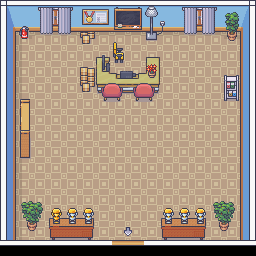

This is a level from a 2D game, rendered from its Tiled map with the project's own tilesets. A one-line summary and the map file follow, with tile-layer data summarised:
An orthogonal 16x16 tile map with 16x16 px tiles, 8 tile layers (Pavimento, Shadow, Freccia, Muri, ...), 10 tilesets and 21 objects.

<map version="1.10" tiledversion="1.10.2" orientation="orthogonal" renderorder="right-down" width="16" height="16" tilewidth="16" tileheight="16" infinite="0" nextlayerid="14" nextobjectid="22">
 <tileset firstgid="1" source="../Room_Builder_16x16.tsx" />
 <tileset firstgid="8285" source="../Interiors_16x16.tsx" />
 <tileset firstgid="25309" source="../arrow_up.tsx" />
 <tileset firstgid="25319" source="../tilesets/12_Kitchen_16x16.tsx" />
 <tileset firstgid="26103" source="../tilesets/19_Hospital_16x16.tsx" />
 <tileset firstgid="27863" source="../tilesets/1_Generic_16x16.tsx" />
 <tileset firstgid="29111" source="../tilesets/5_Classroom_and_library_16x16.tsx" />
 <tileset firstgid="29655" source="../tilesets/16_Grocery_store_16x16.tsx" />
 <tileset firstgid="30903" source="../tilesets/6_Music_and_sport_16x16.tsx" />
 <tileset firstgid="31671" source="../tilesets/14_Basement_16x16.tsx" />
 <group id="9" name="Pavimento">
  <layer id="2" name="Pavimento" width="16" height="16" locked="1">
   <data>[256 cells, 182 non-empty, 1 distinct tile ids]</data>
  </layer>
  <layer id="3" name="Shadow" width="16" height="16">
   <data>[256 cells, 26 non-empty, 4 distinct tile ids]</data>
  </layer>
  <layer id="11" name="Freccia" width="16" height="16" offsetx="8" offsety="-1.66667">
   <data>[256 cells, 1 non-empty, 1 distinct tile ids]</data>
  </layer>
 </group>
 <layer id="4" name="Muri" width="16" height="16" locked="1">
  <data>[256 cells, 74 non-empty, 10 distinct tile ids]</data>
 </layer>
 <layer id="7" name="MuriBord" width="16" height="16" locked="1">
  <data>[256 cells, 0 non-empty, 0 distinct tile ids]</data>
 </layer>
 <group id="13" name="fix">
  <layer id="12" name="dietro" width="16" height="16">
   <data>[256 cells, 11 non-empty, 11 distinct tile ids]</data>
  </layer>
 </group>
 <layer id="6" name="Cose" width="16" height="16">
  <data>[256 cells, 69 non-empty, 47 distinct tile ids]</data>
 </layer>
 <layer id="10" name="Sopra tavolo" width="16" height="16">
  <data>[256 cells, 18 non-empty, 10 distinct tile ids]</data>
 </layer>
 <objectgroup id="8" name="Collisioni">
  <object id="1" x="2.81412" y="2.81412" width="11.6083" height="242.015" />
  <object id="2" x="7.73884" y="17.94" width="236.738" height="12.6636" />
  <object id="3" x="240.608" y="5.27648" width="13.0153" height="239.552" />
  <object id="4" x="6.33178" y="240.256" width="246.588" height="5.98001" />
  <object id="5" x="48.8954" y="228.296" width="44.3225" height="13.3671" />
  <object id="6" x="161.812" y="227.592" width="42.9154" height="14.7742" />
  <object id="7" x="13.3671" y="120.656" width="16.533" height="36.5836" />
  <object id="8" x="13.7189" y="29.1965" width="16.1812" height="10.2012" />
  <object id="9" x="78.4437" y="29.5483" width="16.533" height="14.0706" />
  <object id="10" x="79.8508" y="74.926" width="15.1259" height="15.8294" />
  <object id="11" x="96.7355" y="62.6143" width="13.3671" height="29.1965" />
  <object id="12" x="96.3837" y="72.4637" width="61.9107" height="19.6989" />
  <object id="13" x="145.983" y="58.0413" width="12.3118" height="32.7142" />
  <object id="14" x="102.012" y="87.9414" width="19.6989" height="17.2189" />
  <object id="15" x="134.023" y="87.5896" width="19.6989" height="17.3206" />
  <object id="16" x="223.723" y="87.2378" width="17.5883" height="16.8671" />
  <object id="17" x="224.426" y="26.0306" width="18.2918" height="16.1812" />
  <object id="18" x="144.224" y="26.7342" width="13.3671" height="14.0706" />
  <object id="19" x="113.972" y="51.3578" width="9.49767" height="11.2565" />
  <object id="20" x="202.617" y="215.984" width="44.3225" height="29.9001" />
  <object id="21" x="9.84943" y="216.688" width="41.8601" height="29.1965" />
 </objectgroup>
</map>
